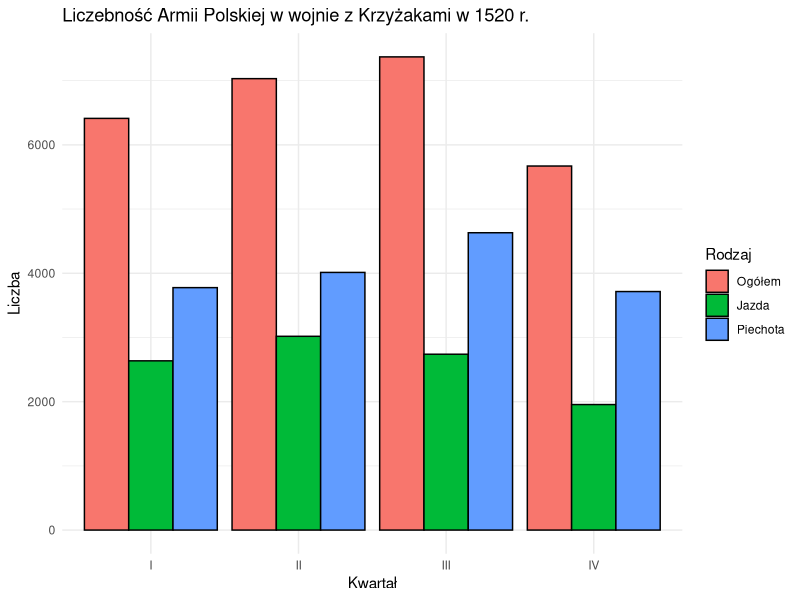

Source code (R):
library(ggplot2)
library(reshape2)

setwd("D:/DOKUMENTY/STUDIA/SEMESTR 6/NEWD/PROJEKT/NEWD/PROJEKT2_1")
data <- read.table("data/krzyzacy.txt", header = TRUE, sep = ';', colClasses = c("character", "numeric", "numeric", "numeric"))
head(data)

data_long <- melt(data, id.vars = "Kwartały", variable.name = "Rodzaj", value.name = "Liczba")
head(data_long)

ggplot(data_long, aes(x = Kwartały, y = Liczba, fill = Rodzaj)) +
  geom_bar(stat = "identity", position = "dodge", color = "black") +
  labs(title = "Liczebność Armii Polskiej w wojnie z Krzyżakami w 1520 r. ",
       x = "Kwartał",
       y = "Liczba",
       fill = "Rodzaj") +
  theme_minimal()